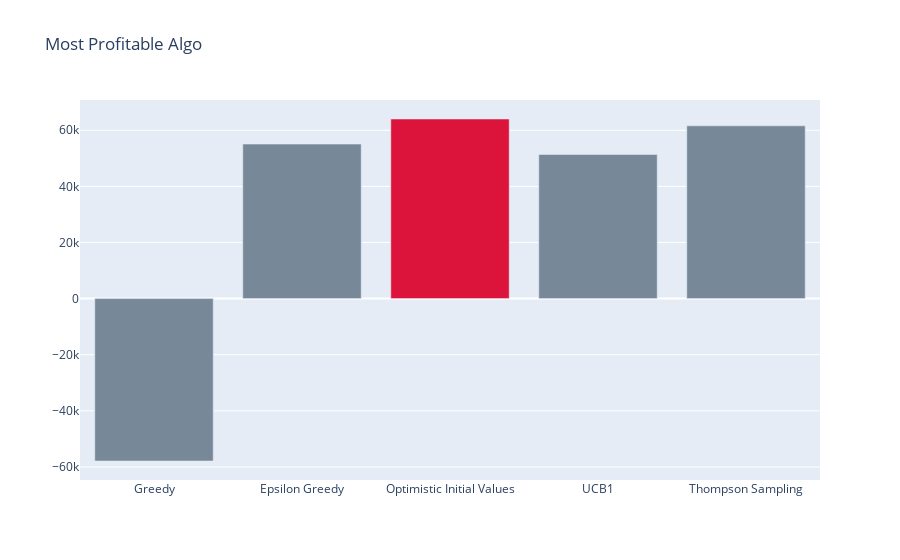

The code cell stored with this chart in its notebook:
### Code cell
import plotly.graph_objs as go

d = {'algo': ['Greedy', 'Epsilon Greedy', 'Optimistic Initial Values', 'UCB1', 'Thompson Sampling'], 'investment': [-57881.7734375, 55070.74609375, 64009.96484375, 51362.109375, 61576.33203125]}

colors = ['lightslategray', ] * len(d['investment'])
most_profitable_index = np.argmax(d['investment'])
colors[most_profitable_index] = 'crimson'

fig = go.Figure(data=[go.Bar(
    x=d['algo'],
    y=d['investment'],
    marker_color=colors # marker color can be a single color value or an iterable
)])
fig.update_layout(title_text='Most Profitable Algo')

### Figure 1 — Plotly figure (JSON) as saved in the notebook; plotly's stock layout.template omitted (floating-point values rounded to 4 significant figures)
{"data": [{"marker": {"color": ["lightslategray", "lightslategray", "crimson", "lightslategray", "lightslategray"]}, "type": "bar", "x": ["Greedy", "Epsilon Greedy", "Optimistic Initial Values", "UCB1", "Thompson Sampling"], "y": [-57880.0, 55070.0, 64010.0, 51360.0, 61580.0]}], "layout": {"title": {"text": "Most Profitable Algo"}}}
